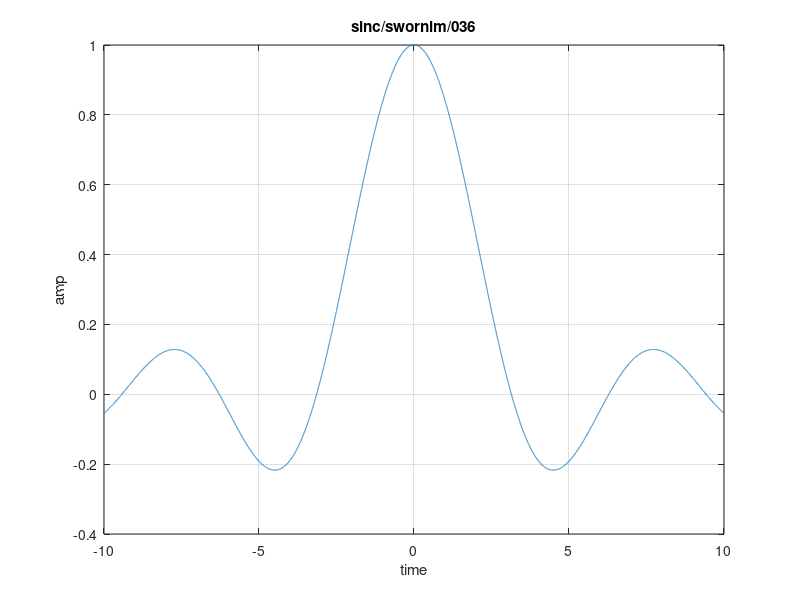

MATLAB code for this plot:
clc
clear 
close all
t = -10:0.001:10;
y = sin(t)./t;
plot(t,y)
xlabel('time')
ylabel('amp')
title ('sinc/swornim/036')
grid on;